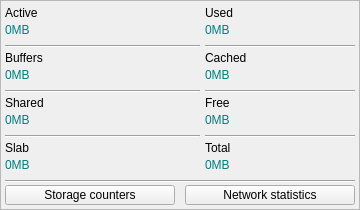
     <widget class="QFrame" name="memoexdt">
      <property name="geometry">
       <rect>
        <x>215</x>
        <y>240</y>
        <width>360</width>
        <height>210</height>
       </rect>
      </property>
      <property name="sizePolicy">
       <sizepolicy hsizetype="Fixed" vsizetype="Fixed">
        <horstretch>0</horstretch>
        <verstretch>0</verstretch>
       </sizepolicy>
      </property>
      <property name="minimumSize">
       <size>
        <width>360</width>
        <height>210</height>
       </size>
      </property>
      <property name="maximumSize">
       <size>
        <width>360</width>
        <height>210</height>
       </size>
      </property>
      <property name="frameShape">
       <enum>QFrame::StyledPanel</enum>
      </property>
      <property name="frameShadow">
       <enum>QFrame::Raised</enum>
      </property>
      <widget class="QLabel" name="memoshnm">
       <property name="geometry">
        <rect>
         <x>5</x>
         <y>110</y>
         <width>195</width>
         <height>20</height>
        </rect>
       </property>
       <property name="sizePolicy">
        <sizepolicy hsizetype="Fixed" vsizetype="Fixed">
         <horstretch>0</horstretch>
         <verstretch>0</verstretch>
        </sizepolicy>
       </property>
       <property name="minimumSize">
        <size>
         <width>195</width>
         <height>20</height>
        </size>
       </property>
       <property name="maximumSize">
        <size>
         <width>195</width>
         <height>20</height>
        </size>
       </property>
       <property name="styleSheet">
        <string notr="true">font: 15pt &quot;JetBrains Mono&quot;;
color: #008080;</string>
       </property>
       <property name="text">
        <string>0MB</string>
       </property>
      </widget>
      <widget class="QLabel" name="memobfnm">
       <property name="geometry">
        <rect>
         <x>5</x>
         <y>65</y>
         <width>195</width>
         <height>20</height>
        </rect>
       </property>
       <property name="sizePolicy">
        <sizepolicy hsizetype="Fixed" vsizetype="Fixed">
         <horstretch>0</horstretch>
         <verstretch>0</verstretch>
        </sizepolicy>
       </property>
       <property name="minimumSize">
        <size>
         <width>195</width>
         <height>20</height>
        </size>
       </property>
       <property name="maximumSize">
        <size>
         <width>195</width>
         <height>20</height>
        </size>
       </property>
       <property name="styleSheet">
        <string notr="true">font: 15pt &quot;JetBrains Mono&quot;;
color: #008080;</string>
       </property>
       <property name="text">
        <string>0MB</string>
       </property>
      </widget>
      <widget class="QLabel" name="memosblb">
       <property name="geometry">
        <rect>
         <x>5</x>
         <y>140</y>
         <width>195</width>
         <height>15</height>
        </rect>
       </property>
       <property name="sizePolicy">
        <sizepolicy hsizetype="Fixed" vsizetype="Fixed">
         <horstretch>0</horstretch>
         <verstretch>0</verstretch>
        </sizepolicy>
       </property>
       <property name="minimumSize">
        <size>
         <width>195</width>
         <height>15</height>
        </size>
       </property>
       <property name="maximumSize">
        <size>
         <width>195</width>
         <height>15</height>
        </size>
       </property>
       <property name="styleSheet">
        <string notr="true">font: 10pt &quot;Inter&quot;;</string>
       </property>
       <property name="text">
        <string>Slab</string>
       </property>
      </widget>
      <widget class="Line" name="memoexl2">
       <property name="geometry">
        <rect>
         <x>5</x>
         <y>90</y>
         <width>195</width>
         <height>3</height>
        </rect>
       </property>
       <property name="sizePolicy">
        <sizepolicy hsizetype="Fixed" vsizetype="Fixed">
         <horstretch>0</horstretch>
         <verstretch>0</verstretch>
        </sizepolicy>
       </property>
       <property name="minimumSize">
        <size>
         <width>195</width>
         <height>3</height>
        </size>
       </property>
       <property name="maximumSize">
        <size>
         <width>195</width>
         <height>3</height>
        </size>
       </property>
       <property name="orientation">
        <enum>Qt::Horizontal</enum>
       </property>
      </widget>
      <widget class="Line" name="memoexl3">
       <property name="geometry">
        <rect>
         <x>5</x>
         <y>135</y>
         <width>195</width>
         <height>3</height>
        </rect>
       </property>
       <property name="sizePolicy">
        <sizepolicy hsizetype="Fixed" vsizetype="Fixed">
         <horstretch>0</horstretch>
         <verstretch>0</verstretch>
        </sizepolicy>
       </property>
       <property name="minimumSize">
        <size>
         <width>195</width>
         <height>3</height>
        </size>
       </property>
       <property name="maximumSize">
        <size>
         <width>195</width>
         <height>3</height>
        </size>
       </property>
       <property name="orientation">
        <enum>Qt::Horizontal</enum>
       </property>
      </widget>
      <widget class="QLabel" name="memoacnm">
       <property name="geometry">
        <rect>
         <x>5</x>
         <y>20</y>
         <width>195</width>
         <height>20</height>
        </rect>
       </property>
       <property name="sizePolicy">
        <sizepolicy hsizetype="Fixed" vsizetype="Fixed">
         <horstretch>0</horstretch>
         <verstretch>0</verstretch>
        </sizepolicy>
       </property>
       <property name="minimumSize">
        <size>
         <width>195</width>
         <height>20</height>
        </size>
       </property>
       <property name="maximumSize">
        <size>
         <width>195</width>
         <height>20</height>
        </size>
       </property>
       <property name="styleSheet">
        <string notr="true">font: 15pt &quot;JetBrains Mono&quot;;
color: #008080;</string>
       </property>
       <property name="text">
        <string>0MB</string>
       </property>
      </widget>
      <widget class="Line" name="memoexl1">
       <property name="geometry">
        <rect>
         <x>5</x>
         <y>45</y>
         <width>195</width>
         <height>3</height>
        </rect>
       </property>
       <property name="sizePolicy">
        <sizepolicy hsizetype="Fixed" vsizetype="Fixed">
         <horstretch>0</horstretch>
         <verstretch>0</verstretch>
        </sizepolicy>
       </property>
       <property name="minimumSize">
        <size>
         <width>195</width>
         <height>3</height>
        </size>
       </property>
       <property name="maximumSize">
        <size>
         <width>195</width>
         <height>3</height>
        </size>
       </property>
       <property name="orientation">
        <enum>Qt::Horizontal</enum>
       </property>
      </widget>
      <widget class="QLabel" name="memoshlb">
       <property name="geometry">
        <rect>
         <x>5</x>
         <y>95</y>
         <width>195</width>
         <height>15</height>
        </rect>
       </property>
       <property name="sizePolicy">
        <sizepolicy hsizetype="Fixed" vsizetype="Fixed">
         <horstretch>0</horstretch>
         <verstretch>0</verstretch>
        </sizepolicy>
       </property>
       <property name="minimumSize">
        <size>
         <width>195</width>
         <height>15</height>
        </size>
       </property>
       <property name="maximumSize">
        <size>
         <width>195</width>
         <height>15</height>
        </size>
       </property>
       <property name="styleSheet">
        <string notr="true">font: 10pt &quot;Inter&quot;;</string>
       </property>
       <property name="text">
        <string>Shared</string>
       </property>
      </widget>
      <widget class="QLabel" name="memobflb">
       <property name="geometry">
        <rect>
         <x>5</x>
         <y>50</y>
         <width>195</width>
         <height>15</height>
        </rect>
       </property>
       <property name="sizePolicy">
        <sizepolicy hsizetype="Fixed" vsizetype="Fixed">
         <horstretch>0</horstretch>
         <verstretch>0</verstretch>
        </sizepolicy>
       </property>
       <property name="minimumSize">
        <size>
         <width>195</width>
         <height>15</height>
        </size>
       </property>
       <property name="maximumSize">
        <size>
         <width>195</width>
         <height>15</height>
        </size>
       </property>
       <property name="styleSheet">
        <string notr="true">font: 10pt &quot;Inter&quot;;</string>
       </property>
       <property name="text">
        <string>Buffers</string>
       </property>
      </widget>
      <widget class="QLabel" name="memoaclb">
       <property name="geometry">
        <rect>
         <x>5</x>
         <y>5</y>
         <width>195</width>
         <height>15</height>
        </rect>
       </property>
       <property name="sizePolicy">
        <sizepolicy hsizetype="Fixed" vsizetype="Fixed">
         <horstretch>0</horstretch>
         <verstretch>0</verstretch>
        </sizepolicy>
       </property>
       <property name="minimumSize">
        <size>
         <width>195</width>
         <height>15</height>
        </size>
       </property>
       <property name="maximumSize">
        <size>
         <width>195</width>
         <height>15</height>
        </size>
       </property>
       <property name="styleSheet">
        <string notr="true">font: 10pt &quot;Inter&quot;;</string>
       </property>
       <property name="text">
        <string>Active</string>
       </property>
      </widget>
      <widget class="QLabel" name="memosbnm">
       <property name="geometry">
        <rect>
         <x>5</x>
         <y>155</y>
         <width>195</width>
         <height>20</height>
        </rect>
       </property>
       <property name="sizePolicy">
        <sizepolicy hsizetype="Fixed" vsizetype="Fixed">
         <horstretch>0</horstretch>
         <verstretch>0</verstretch>
        </sizepolicy>
       </property>
       <property name="minimumSize">
        <size>
         <width>195</width>
         <height>20</height>
        </size>
       </property>
       <property name="maximumSize">
        <size>
         <width>195</width>
         <height>20</height>
        </size>
       </property>
       <property name="styleSheet">
        <string notr="true">font: 15pt &quot;JetBrains Mono&quot;;
color: #008080;</string>
       </property>
       <property name="text">
        <string>0MB</string>
       </property>
      </widget>
      <widget class="QLabel" name="memofrlb">
       <property name="geometry">
        <rect>
         <x>205</x>
         <y>95</y>
         <width>150</width>
         <height>15</height>
        </rect>
       </property>
       <property name="sizePolicy">
        <sizepolicy hsizetype="Fixed" vsizetype="Fixed">
         <horstretch>0</horstretch>
         <verstretch>0</verstretch>
        </sizepolicy>
       </property>
       <property name="minimumSize">
        <size>
         <width>150</width>
         <height>15</height>
        </size>
       </property>
       <property name="maximumSize">
        <size>
         <width>150</width>
         <height>15</height>
        </size>
       </property>
       <property name="styleSheet">
        <string notr="true">font: 10pt &quot;Inter&quot;;</string>
       </property>
       <property name="text">
        <string>Free</string>
       </property>
      </widget>
      <widget class="Line" name="memoexl5">
       <property name="geometry">
        <rect>
         <x>205</x>
         <y>90</y>
         <width>150</width>
         <height>3</height>
        </rect>
       </property>
       <property name="sizePolicy">
        <sizepolicy hsizetype="Fixed" vsizetype="Fixed">
         <horstretch>0</horstretch>
         <verstretch>0</verstretch>
        </sizepolicy>
       </property>
       <property name="minimumSize">
        <size>
         <width>150</width>
         <height>3</height>
        </size>
       </property>
       <property name="maximumSize">
        <size>
         <width>150</width>
         <height>3</height>
        </size>
       </property>
       <property name="orientation">
        <enum>Qt::Horizontal</enum>
       </property>
      </widget>
      <widget class="QLabel" name="memottnm">
       <property name="geometry">
        <rect>
         <x>205</x>
         <y>155</y>
         <width>150</width>
         <height>20</height>
        </rect>
       </property>
       <property name="sizePolicy">
        <sizepolicy hsizetype="Fixed" vsizetype="Fixed">
         <horstretch>0</horstretch>
         <verstretch>0</verstretch>
        </sizepolicy>
       </property>
       <property name="minimumSize">
        <size>
         <width>150</width>
         <height>20</height>
        </size>
       </property>
       <property name="maximumSize">
        <size>
         <width>150</width>
         <height>20</height>
        </size>
       </property>
       <property name="styleSheet">
        <string notr="true">font: 15pt &quot;JetBrains Mono&quot;;
color: #008080;</string>
       </property>
       <property name="text">
        <string>0MB</string>
       </property>
      </widget>
      <widget class="QLabel" name="memocclb">
       <property name="geometry">
        <rect>
         <x>205</x>
         <y>50</y>
         <width>150</width>
         <height>15</height>
        </rect>
       </property>
       <property name="sizePolicy">
        <sizepolicy hsizetype="Fixed" vsizetype="Fixed">
         <horstretch>0</horstretch>
         <verstretch>0</verstretch>
        </sizepolicy>
       </property>
       <property name="minimumSize">
        <size>
         <width>150</width>
         <height>15</height>
        </size>
       </property>
       <property name="maximumSize">
        <size>
         <width>150</width>
         <height>15</height>
        </size>
       </property>
       <property name="styleSheet">
        <string notr="true">font: 10pt &quot;Inter&quot;;</string>
       </property>
       <property name="text">
        <string>Cached</string>
       </property>
      </widget>
      <widget class="QLabel" name="memottlb">
       <property name="geometry">
        <rect>
         <x>205</x>
         <y>140</y>
         <width>150</width>
         <height>15</height>
        </rect>
       </property>
       <property name="sizePolicy">
        <sizepolicy hsizetype="Fixed" vsizetype="Fixed">
         <horstretch>0</horstretch>
         <verstretch>0</verstretch>
        </sizepolicy>
       </property>
       <property name="minimumSize">
        <size>
         <width>150</width>
         <height>15</height>
        </size>
       </property>
       <property name="maximumSize">
        <size>
         <width>150</width>
         <height>15</height>
        </size>
       </property>
       <property name="styleSheet">
        <string notr="true">font: 10pt &quot;Inter&quot;;</string>
       </property>
       <property name="text">
        <string>Total</string>
       </property>
      </widget>
      <widget class="Line" name="memoexl6">
       <property name="geometry">
        <rect>
         <x>205</x>
         <y>135</y>
         <width>150</width>
         <height>3</height>
        </rect>
       </property>
       <property name="sizePolicy">
        <sizepolicy hsizetype="Fixed" vsizetype="Fixed">
         <horstretch>0</horstretch>
         <verstretch>0</verstretch>
        </sizepolicy>
       </property>
       <property name="minimumSize">
        <size>
         <width>150</width>
         <height>3</height>
        </size>
       </property>
       <property name="maximumSize">
        <size>
         <width>150</width>
         <height>3</height>
        </size>
       </property>
       <property name="orientation">
        <enum>Qt::Horizontal</enum>
       </property>
      </widget>
      <widget class="Line" name="memoexl7">
       <property name="geometry">
        <rect>
         <x>5</x>
         <y>180</y>
         <width>350</width>
         <height>3</height>
        </rect>
       </property>
       <property name="sizePolicy">
        <sizepolicy hsizetype="Fixed" vsizetype="Fixed">
         <horstretch>0</horstretch>
         <verstretch>0</verstretch>
        </sizepolicy>
       </property>
       <property name="minimumSize">
        <size>
         <width>350</width>
         <height>3</height>
        </size>
       </property>
       <property name="maximumSize">
        <size>
         <width>350</width>
         <height>3</height>
        </size>
       </property>
       <property name="orientation">
        <enum>Qt::Horizontal</enum>
       </property>
      </widget>
      <widget class="QLabel" name="memofrnm">
       <property name="geometry">
        <rect>
         <x>205</x>
         <y>110</y>
         <width>150</width>
         <height>20</height>
        </rect>
       </property>
       <property name="sizePolicy">
        <sizepolicy hsizetype="Fixed" vsizetype="Fixed">
         <horstretch>0</horstretch>
         <verstretch>0</verstretch>
        </sizepolicy>
       </property>
       <property name="minimumSize">
        <size>
         <width>150</width>
         <height>20</height>
        </size>
       </property>
       <property name="maximumSize">
        <size>
         <width>150</width>
         <height>20</height>
        </size>
       </property>
       <property name="styleSheet">
        <string notr="true">font: 15pt &quot;JetBrains Mono&quot;;
color: #008080;</string>
       </property>
       <property name="text">
        <string>0MB</string>
       </property>
      </widget>
      <widget class="QLabel" name="memousnm">
       <property name="geometry">
        <rect>
         <x>205</x>
         <y>20</y>
         <width>150</width>
         <height>20</height>
        </rect>
       </property>
       <property name="sizePolicy">
        <sizepolicy hsizetype="Fixed" vsizetype="Fixed">
         <horstretch>0</horstretch>
         <verstretch>0</verstretch>
        </sizepolicy>
       </property>
       <property name="minimumSize">
        <size>
         <width>150</width>
         <height>20</height>
        </size>
       </property>
       <property name="maximumSize">
        <size>
         <width>150</width>
         <height>20</height>
        </size>
       </property>
       <property name="styleSheet">
        <string notr="true">font: 15pt &quot;JetBrains Mono&quot;;
color: #008080;</string>
       </property>
       <property name="text">
        <string>0MB</string>
       </property>
      </widget>
      <widget class="QLabel" name="memouslb">
       <property name="geometry">
        <rect>
         <x>205</x>
         <y>5</y>
         <width>150</width>
         <height>15</height>
        </rect>
       </property>
       <property name="sizePolicy">
        <sizepolicy hsizetype="Fixed" vsizetype="Fixed">
         <horstretch>0</horstretch>
         <verstretch>0</verstretch>
        </sizepolicy>
       </property>
       <property name="minimumSize">
        <size>
         <width>150</width>
         <height>15</height>
        </size>
       </property>
       <property name="maximumSize">
        <size>
         <width>150</width>
         <height>15</height>
        </size>
       </property>
       <property name="styleSheet">
        <string notr="true">font: 10pt &quot;Inter&quot;;</string>
       </property>
       <property name="text">
        <string>Used</string>
       </property>
      </widget>
      <widget class="QLabel" name="memoccnm">
       <property name="geometry">
        <rect>
         <x>205</x>
         <y>65</y>
         <width>150</width>
         <height>20</height>
        </rect>
       </property>
       <property name="sizePolicy">
        <sizepolicy hsizetype="Fixed" vsizetype="Fixed">
         <horstretch>0</horstretch>
         <verstretch>0</verstretch>
        </sizepolicy>
       </property>
       <property name="minimumSize">
        <size>
         <width>150</width>
         <height>20</height>
        </size>
       </property>
       <property name="maximumSize">
        <size>
         <width>150</width>
         <height>20</height>
        </size>
       </property>
       <property name="styleSheet">
        <string notr="true">font: 15pt &quot;JetBrains Mono&quot;;
color: #008080;</string>
       </property>
       <property name="text">
        <string>0MB</string>
       </property>
      </widget>
      <widget class="Line" name="memoexl4">
       <property name="geometry">
        <rect>
         <x>205</x>
         <y>45</y>
         <width>150</width>
         <height>3</height>
        </rect>
       </property>
       <property name="sizePolicy">
        <sizepolicy hsizetype="Fixed" vsizetype="Fixed">
         <horstretch>0</horstretch>
         <verstretch>0</verstretch>
        </sizepolicy>
       </property>
       <property name="minimumSize">
        <size>
         <width>150</width>
         <height>3</height>
        </size>
       </property>
       <property name="maximumSize">
        <size>
         <width>150</width>
         <height>3</height>
        </size>
       </property>
       <property name="orientation">
        <enum>Qt::Horizontal</enum>
       </property>
      </widget>
      <widget class="QPushButton" name="mmscexbt">
       <property name="geometry">
        <rect>
         <x>5</x>
         <y>185</y>
         <width>170</width>
         <height>20</height>
        </rect>
       </property>
       <property name="sizePolicy">
        <sizepolicy hsizetype="Fixed" vsizetype="Fixed">
         <horstretch>0</horstretch>
         <verstretch>0</verstretch>
        </sizepolicy>
       </property>
       <property name="minimumSize">
        <size>
         <width>170</width>
         <height>20</height>
        </size>
       </property>
       <property name="maximumSize">
        <size>
         <width>170</width>
         <height>20</height>
        </size>
       </property>
       <property name="styleSheet">
        <string notr="true">font: 10pt &quot;Inter&quot;;</string>
       </property>
       <property name="text">
        <string>Storage counters</string>
       </property>
      </widget>
      <widget class="QPushButton" name="mmnsexbt">
       <property name="geometry">
        <rect>
         <x>185</x>
         <y>185</y>
         <width>170</width>
         <height>20</height>
        </rect>
       </property>
       <property name="sizePolicy">
        <sizepolicy hsizetype="Fixed" vsizetype="Fixed">
         <horstretch>0</horstretch>
         <verstretch>0</verstretch>
        </sizepolicy>
       </property>
       <property name="minimumSize">
        <size>
         <width>170</width>
         <height>20</height>
        </size>
       </property>
       <property name="maximumSize">
        <size>
         <width>170</width>
         <height>20</height>
        </size>
       </property>
       <property name="styleSheet">
        <string notr="true">font: 10pt &quot;Inter&quot;;</string>
       </property>
       <property name="text">
        <string>Network statistics</string>
       </property>
      </widget>
     </widget>
